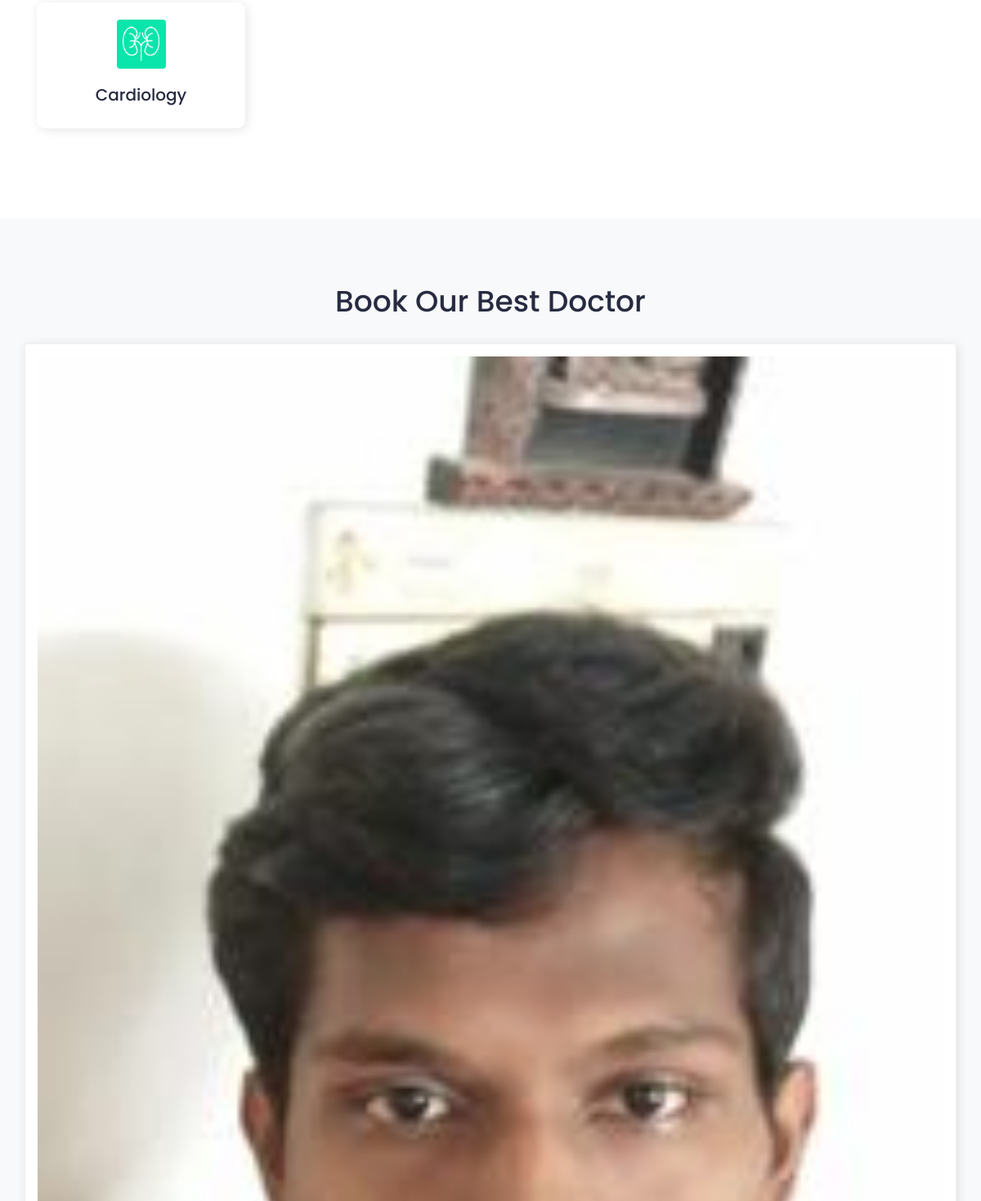
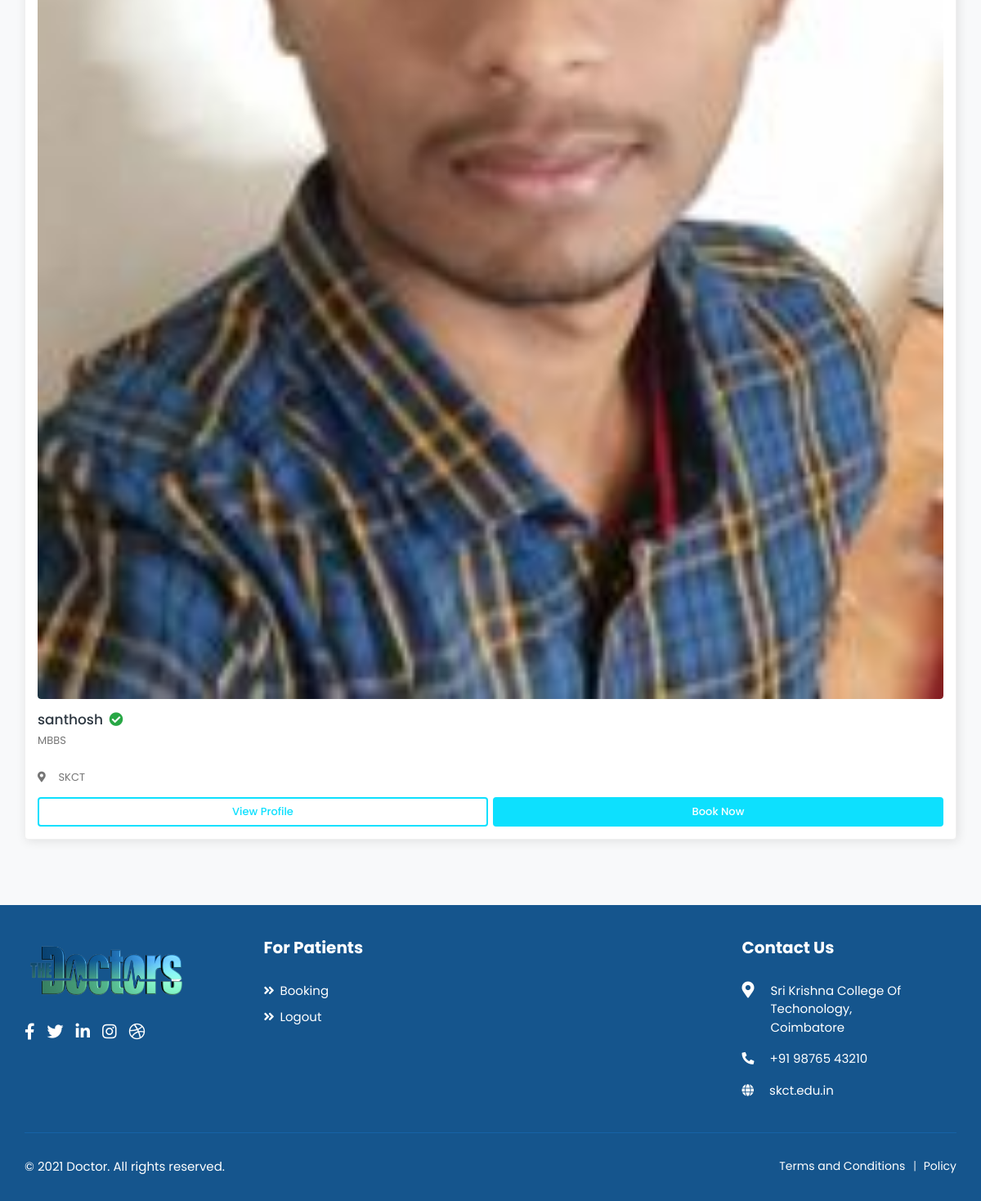
/ (signed in, lower part), run on an earlier commit of the app's database (2 pictures, top to bottom).
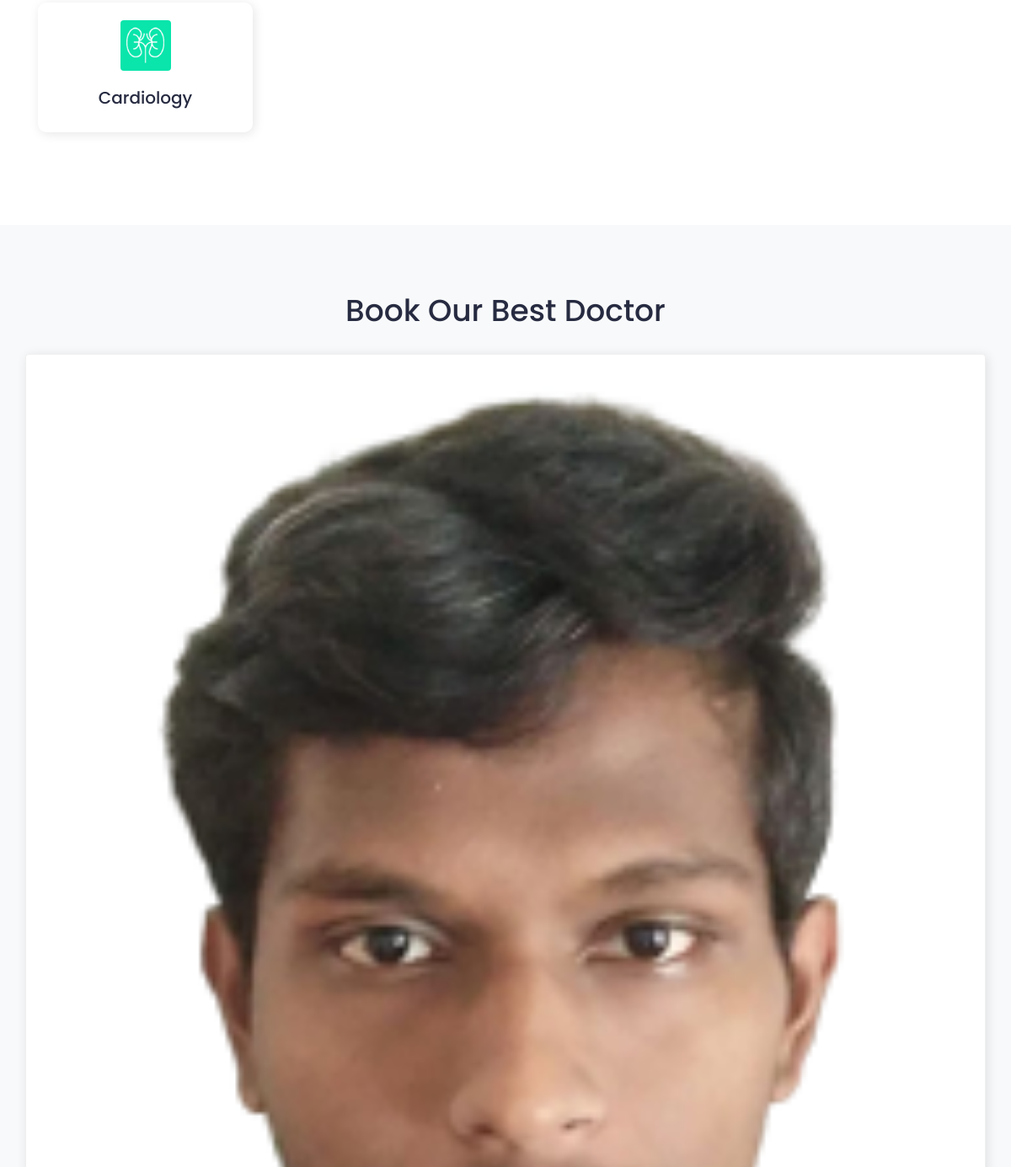
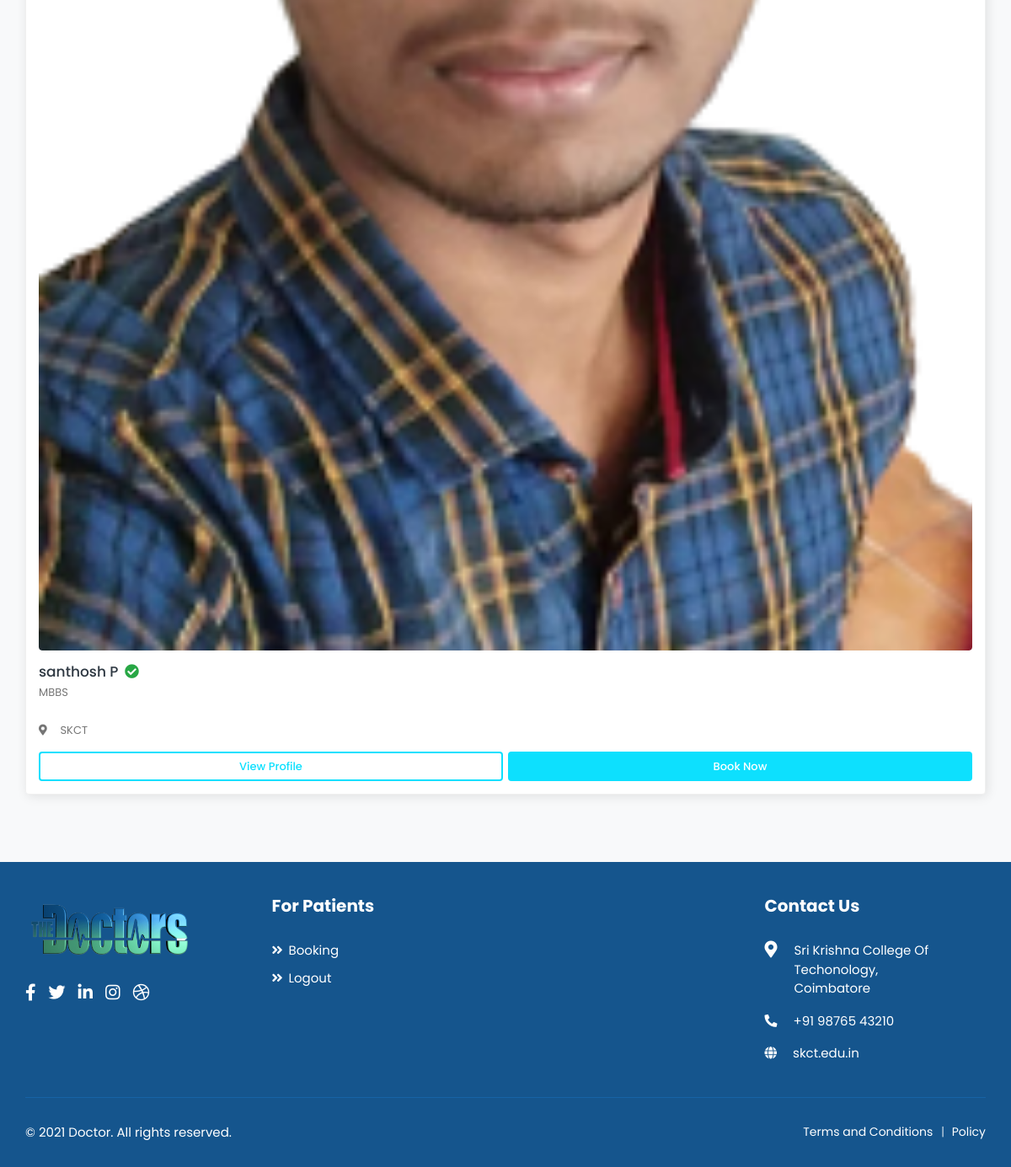
And on a later commit of the database (2 pictures, top to bottom).
### app/models.py (models this page shows, shortened)
class Doctor(models.Model):
    name = models.CharField(max_length=100,blank=True,null=True)
    qualification = models.CharField(max_length=50,null=True,blank=True)
    specalization = models.CharField(max_length=100,blank=True,null=True)
    location = models.CharField(max_length=100,blank=True,null=True)
    doctor = models.ForeignKey(User,on_delete=models.CASCADE)
    image = models.ImageField(default='default.jpg',upload_to='profile_pics')

### app/decorators.py (the view)
        def wrapper_func(request,*args, **kwargs):
            group = None
            if request.user.groups.exists():
                group = request.user.groups.all()[0].name
            if group in allowed_roles:
                return view_func(request,*args, **kwargs)
            else:
                return HttpResponse("You Are Not Authorized To Access This Page.")
            return view_func(request,*args, **kwargs)

### app/views.py (called while the page is built)
@login_required(login_url="login")
@allowed_users(allowed_roles=['Patient'])
def index(request):
    doctors = Doctor.objects.all()
    result = Doctor.objects.values('specalization').annotate(the_count=Count('specalization'))
    doctor_filter = DoctorFilters(request.GET,queryset=doctors)
    doctors = doctor_filter.qs
    context = {
        'doctors':doctors,
        'result':result,
        'doctor_filter':doctor_filter
    }
    return render(request,'index.html',context)

### app/templates/index.html (shortened to what the changed rows need)
{% load static %}
<!DOCTYPE html>
<html lang="en">
<head>
	<link rel="stylesheet" href="{% static 'assets/css/app/bootstrap.min.css' %}">
    <link rel="stylesheet" href="https://cdn.jsdelivr.net/npm/bootstrap@4.5.3/dist/css/bootstrap.min.css">
	<link rel="stylesheet" href="{% static 'assets/plugins/fontawesome/css/fontawesome.min.css' %} ">
	<link rel="stylesheet" href="{% static 'assets/plugins/fontawesome/css/all.min.css' %} ">
	<link rel="stylesheet" href="{% static 'assets/plugins/select2/css/select2.min.css' %}">
	<link rel="stylesheet" href="{% static 'assets/css/app/style.css' %} ">
</head>
<body>
	<div class="main-wrapper">
		<section class="section section-category">
			<div class="container">
				<div class="row">
				{% for q in result %}
					<div class="col-lg-3">
						<div class="category-box">
							<div class="category-image">
								<img src="{% static 'assets/img/category/1.png' %}" alt="">
							</div>
							<div class="category-content">
								<h4>{{ q.specalization }}</h4>
							</div>
						</div>
					</div>
				{% endfor %}
				</div>
			</div>
		</section>
		<section class="section section-doctor" id="doctor">
			<div class="container-fluid">
				<div class="section-header text-center">
					<h2>Book Our Best Doctor</h2>
				</div>
				<div class="row">
                    <div class="col-lg-12">
                        <div class="doctor-slider slider">
							{% for doctor in doctors %}
							<div class="profile-widget">
								<div class="doc-img">
									<a href="doctor-profile.html">
										<img class="img-fluid" alt="User Image" src="{{doctor.image.url}}">
									</a>
								</div>
								<div class="pro-content">
									<h3 class="title">
											<a href="{% url 'dprofile' doctor.pk %}">{{ doctor.name }}</a>
											<i class="fas fa-check-circle verified"></i>
										</h3>
									<p class="speciality">{{ doctor.qualification }}</p>
									<ul class="available-info">
										<li><i class="fas fa-map-marker-alt"></i> {{ doctor.location }}</li>
									</ul>
									<div class="row row-sm">
										<div class="col-6">	<a href="{% url 'dprofile' doctor.pk %}" class="btn view-btn">View Profile</a>
										</div>
										<div class="col-6">	<a href="{% url 'book-appoinments' %}" class="btn book-btn">Book Now</a>
										</div>
									</div>
								</div>
                            </div>
							{% endfor %}
						</div>
                    </div>
                </div>
			</div>
		</section>
		<footer class="footer">
			<div class="footer-top">
				<div class="container-fluid">
					<div class="row">
						<div class="col-lg-3 col-md-6">
							<div class="footer-widget footer-menu">
								<h2 class="footer-title">For Patients</h2>
							</div>
						</div>
						<div class="col-lg-3 col-md-6">
							<div class="footer-widget footer-contact">
								<h2 class="footer-title">Contact Us</h2>
							</div>
						</div>
					</div>
				</div>
			</div>
		</footer>
	</div>
</body>
</html>

What changed in the data, as far as the page shows it:
removed Doctor: image (picture), name "santhosh", qualification "MBBS", location "SKCT"
added Doctor: image (picture), name "santhosh P", qualification "MBBS", location "SKCT"
